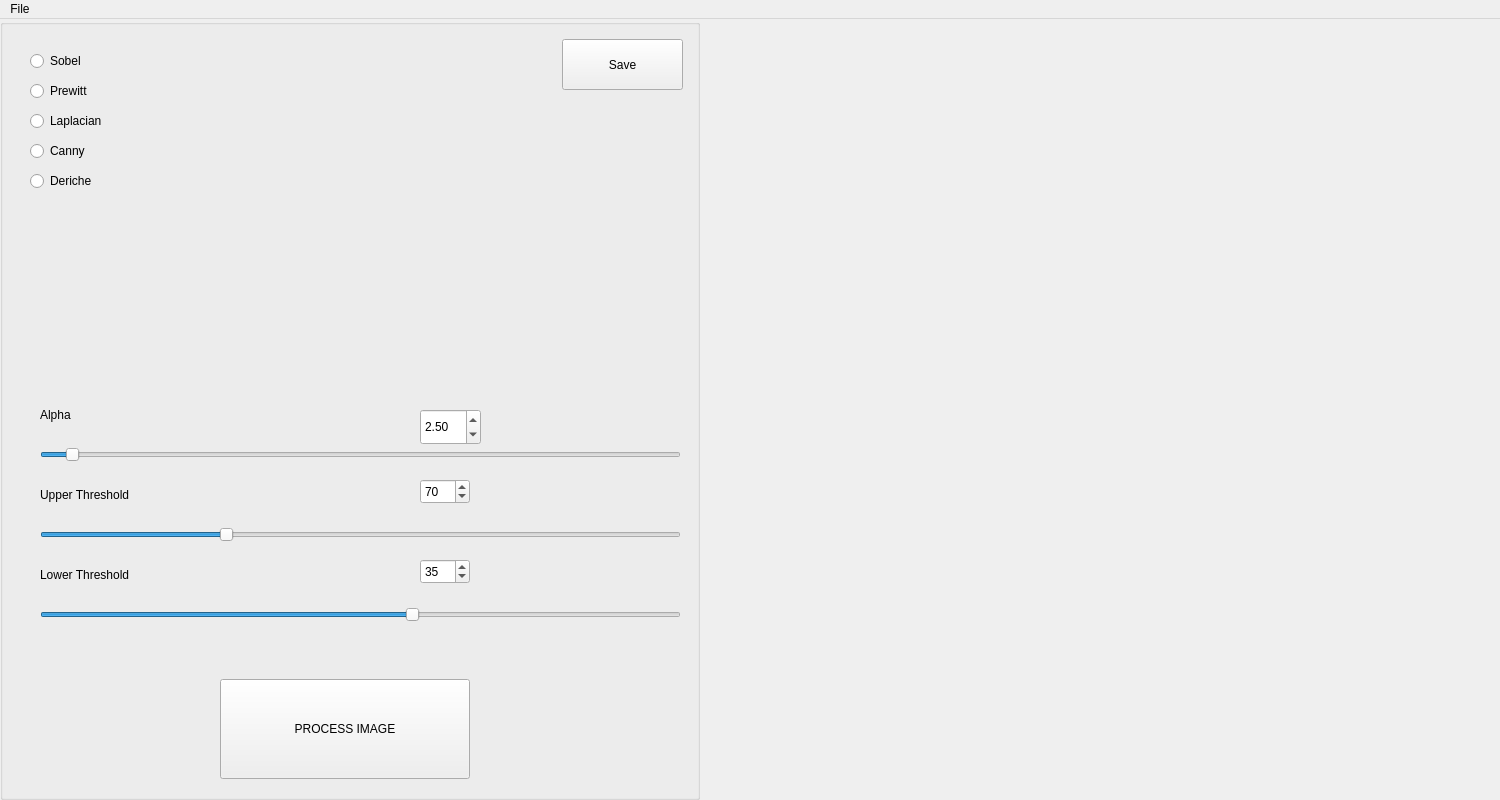
<?xml version="1.0" encoding="UTF-8"?>
<ui version="4.0">
 <class>MainWindow</class>
 <widget class="QMainWindow" name="MainWindow">
  <property name="geometry">
   <rect>
    <x>0</x>
    <y>0</y>
    <width>1500</width>
    <height>800</height>
   </rect>
  </property>
  <property name="maximumSize">
   <size>
    <width>1920</width>
    <height>1080</height>
   </size>
  </property>
  <property name="windowTitle">
   <string>Edge Detection</string>
  </property>
  <widget class="QWidget" name="centralwidget">
   <layout class="QGridLayout" name="gridLayout_2">
    <property name="leftMargin">
     <number>0</number>
    </property>
    <property name="topMargin">
     <number>0</number>
    </property>
    <property name="rightMargin">
     <number>0</number>
    </property>
    <property name="bottomMargin">
     <number>0</number>
    </property>
    <item row="0" column="0">
     <layout class="QGridLayout" name="gridLayout">
      <item row="0" column="1">
       <widget class="QLabel" name="originalImageLabel">
        <property name="maximumSize">
         <size>
          <width>1012</width>
          <height>490</height>
         </size>
        </property>
        <property name="text">
         <string/>
        </property>
        <property name="scaledContents">
         <bool>true</bool>
        </property>
        <property name="alignment">
         <set>Qt::AlignCenter</set>
        </property>
       </widget>
      </item>
      <item row="1" column="1">
       <widget class="QLabel" name="processedImageLabel">
        <property name="maximumSize">
         <size>
          <width>1012</width>
          <height>490</height>
         </size>
        </property>
        <property name="text">
         <string/>
        </property>
        <property name="scaledContents">
         <bool>true</bool>
        </property>
        <property name="alignment">
         <set>Qt::AlignCenter</set>
        </property>
       </widget>
      </item>
      <item row="0" column="0" rowspan="2">
       <widget class="QGroupBox" name="groupBox">
        <property name="minimumSize">
         <size>
          <width>700</width>
          <height>0</height>
         </size>
        </property>
        <property name="maximumSize">
         <size>
          <width>700</width>
          <height>16777215</height>
         </size>
        </property>
        <property name="title">
         <string/>
        </property>
        <widget class="QSlider" name="upperSlider">
         <property name="enabled">
          <bool>true</bool>
         </property>
         <property name="geometry">
          <rect>
           <x>40</x>
           <y>500</y>
           <width>641</width>
           <height>31</height>
          </rect>
         </property>
         <property name="minimum">
          <number>50</number>
         </property>
         <property name="maximum">
          <number>120</number>
         </property>
         <property name="value">
          <number>70</number>
         </property>
         <property name="orientation">
          <enum>Qt::Horizontal</enum>
         </property>
        </widget>
        <widget class="QLabel" name="upperLabel">
         <property name="enabled">
          <bool>true</bool>
         </property>
         <property name="geometry">
          <rect>
           <x>40</x>
           <y>460</y>
           <width>221</width>
           <height>31</height>
          </rect>
         </property>
         <property name="text">
          <string>Upper Threshold</string>
         </property>
        </widget>
        <widget class="QRadioButton" name="sobelButton">
         <property name="geometry">
          <rect>
           <x>30</x>
           <y>30</y>
           <width>110</width>
           <height>24</height>
          </rect>
         </property>
         <property name="text">
          <string>Sobel</string>
         </property>
        </widget>
        <widget class="QRadioButton" name="prewittButton">
         <property name="geometry">
          <rect>
           <x>30</x>
           <y>60</y>
           <width>110</width>
           <height>24</height>
          </rect>
         </property>
         <property name="text">
          <string>Prewitt</string>
         </property>
        </widget>
        <widget class="QRadioButton" name="laplacianButton">
         <property name="geometry">
          <rect>
           <x>30</x>
           <y>90</y>
           <width>110</width>
           <height>24</height>
          </rect>
         </property>
         <property name="text">
          <string>Laplacian</string>
         </property>
        </widget>
        <widget class="QRadioButton" name="cannyButton">
         <property name="geometry">
          <rect>
           <x>30</x>
           <y>120</y>
           <width>110</width>
           <height>24</height>
          </rect>
         </property>
         <property name="text">
          <string>Canny</string>
         </property>
        </widget>
        <widget class="QRadioButton" name="dericheButton">
         <property name="geometry">
          <rect>
           <x>30</x>
           <y>150</y>
           <width>110</width>
           <height>24</height>
          </rect>
         </property>
         <property name="text">
          <string>Deriche</string>
         </property>
        </widget>
        <widget class="QLabel" name="alphaLabel">
         <property name="enabled">
          <bool>true</bool>
         </property>
         <property name="geometry">
          <rect>
           <x>40</x>
           <y>380</y>
           <width>221</width>
           <height>31</height>
          </rect>
         </property>
         <property name="text">
          <string>Alpha</string>
         </property>
        </widget>
        <widget class="QSlider" name="alphaSlider">
         <property name="enabled">
          <bool>true</bool>
         </property>
         <property name="geometry">
          <rect>
           <x>40</x>
           <y>420</y>
           <width>641</width>
           <height>31</height>
          </rect>
         </property>
         <property name="minimum">
          <number>1</number>
         </property>
         <property name="maximum">
          <number>100</number>
         </property>
         <property name="singleStep">
          <number>1</number>
         </property>
         <property name="value">
          <number>5</number>
         </property>
         <property name="orientation">
          <enum>Qt::Horizontal</enum>
         </property>
        </widget>
        <widget class="QLabel" name="lowerLabel">
         <property name="enabled">
          <bool>true</bool>
         </property>
         <property name="geometry">
          <rect>
           <x>40</x>
           <y>540</y>
           <width>221</width>
           <height>31</height>
          </rect>
         </property>
         <property name="text">
          <string>Lower Threshold</string>
         </property>
        </widget>
        <widget class="QSlider" name="lowerSlider">
         <property name="enabled">
          <bool>true</bool>
         </property>
         <property name="geometry">
          <rect>
           <x>40</x>
           <y>580</y>
           <width>641</width>
           <height>31</height>
          </rect>
         </property>
         <property name="maximum">
          <number>60</number>
         </property>
         <property name="value">
          <number>35</number>
         </property>
         <property name="orientation">
          <enum>Qt::Horizontal</enum>
         </property>
        </widget>
        <widget class="QPushButton" name="saveButton">
         <property name="geometry">
          <rect>
           <x>562</x>
           <y>20</y>
           <width>121</width>
           <height>51</height>
          </rect>
         </property>
         <property name="text">
          <string>Save</string>
         </property>
        </widget>
        <widget class="QPushButton" name="processButton">
         <property name="geometry">
          <rect>
           <x>220</x>
           <y>660</y>
           <width>250</width>
           <height>100</height>
          </rect>
         </property>
         <property name="styleSheet">
          <string notr="true">font: 700 14pt &quot;Arial&quot;;</string>
         </property>
         <property name="text">
          <string>PROCESS IMAGE</string>
         </property>
        </widget>
        <widget class="QSpinBox" name="upperSpinBox">
         <property name="geometry">
          <rect>
           <x>420</x>
           <y>460</y>
           <width>50</width>
           <height>25</height>
          </rect>
         </property>
         <property name="readOnly">
          <bool>false</bool>
         </property>
         <property name="value">
          <number>70</number>
         </property>
         <property name="displayIntegerBase">
          <number>10</number>
         </property>
        </widget>
        <widget class="QDoubleSpinBox" name="alphaSpinBox">
         <property name="geometry">
          <rect>
           <x>420</x>
           <y>390</y>
           <width>61</width>
           <height>36</height>
          </rect>
         </property>
         <property name="buttonSymbols">
          <enum>QAbstractSpinBox::UpDownArrows</enum>
         </property>
         <property name="minimum">
          <double>0.100000000000000</double>
         </property>
         <property name="maximum">
          <double>10.000000000000000</double>
         </property>
         <property name="singleStep">
          <double>0.100000000000000</double>
         </property>
         <property name="value">
          <double>2.500000000000000</double>
         </property>
        </widget>
        <widget class="QSpinBox" name="lowerSpinBox">
         <property name="geometry">
          <rect>
           <x>420</x>
           <y>540</y>
           <width>50</width>
           <height>25</height>
          </rect>
         </property>
         <property name="frame">
          <bool>true</bool>
         </property>
         <property name="readOnly">
          <bool>false</bool>
         </property>
         <property name="maximum">
          <number>60</number>
         </property>
         <property name="value">
          <number>35</number>
         </property>
        </widget>
       </widget>
      </item>
     </layout>
    </item>
   </layout>
  </widget>
  <widget class="QMenuBar" name="menuBar">
   <property name="geometry">
    <rect>
     <x>0</x>
     <y>0</y>
     <width>1500</width>
     <height>23</height>
    </rect>
   </property>
   <widget class="QMenu" name="menuFile">
    <property name="title">
     <string>File</string>
    </property>
    <addaction name="actionOpen"/>
    <addaction name="actionClose"/>
   </widget>
   <addaction name="menuFile"/>
  </widget>
  <action name="actionOpen">
   <property name="text">
    <string>Open</string>
   </property>
   <property name="visible">
    <bool>true</bool>
   </property>
  </action>
  <action name="actionClose">
   <property name="text">
    <string>Close</string>
   </property>
  </action>
 </widget>
 <resources/>
 <connections>
  <connection>
   <sender>lowerSlider</sender>
   <signal>valueChanged(int)</signal>
   <receiver>lowerSpinBox</receiver>
   <slot>setValue(int)</slot>
   <hints>
    <hint type="sourcelabel">
     <x>345</x>
     <y>615</y>
    </hint>
    <hint type="destinationlabel">
     <x>435</x>
     <y>585</y>
    </hint>
   </hints>
  </connection>
  <connection>
   <sender>upperSlider</sender>
   <signal>valueChanged(int)</signal>
   <receiver>upperSpinBox</receiver>
   <slot>setValue(int)</slot>
   <hints>
    <hint type="sourcelabel">
     <x>361</x>
     <y>539</y>
    </hint>
    <hint type="destinationlabel">
     <x>445</x>
     <y>496</y>
    </hint>
   </hints>
  </connection>
  <connection>
   <sender>lowerSpinBox</sender>
   <signal>valueChanged(int)</signal>
   <receiver>lowerSlider</receiver>
   <slot>setValue(int)</slot>
   <hints>
    <hint type="sourcelabel">
     <x>445</x>
     <y>576</y>
    </hint>
    <hint type="destinationlabel">
     <x>361</x>
     <y>619</y>
    </hint>
   </hints>
  </connection>
  <connection>
   <sender>upperSpinBox</sender>
   <signal>valueChanged(int)</signal>
   <receiver>upperSlider</receiver>
   <slot>setValue(int)</slot>
   <hints>
    <hint type="sourcelabel">
     <x>445</x>
     <y>496</y>
    </hint>
    <hint type="destinationlabel">
     <x>361</x>
     <y>539</y>
    </hint>
   </hints>
  </connection>
 </connections>
</ui>
